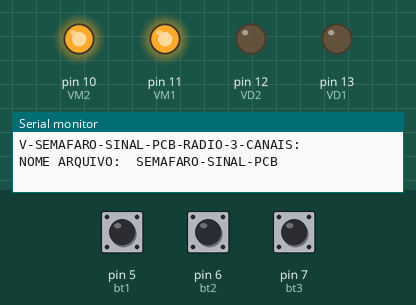
The sketch below on a simulated Arduino Uno, built with avr-gcc and run on an emulated ATmega328P. Shown: output pins drawn as LEDs (lit = HIGH), the last lines printed to the serial monitor. The test bench sets the inputs (shaded band); at power-on: pin 5 (bt1) HIGH, pin 6 (bt2) HIGH, pin 7 (bt3) HIGH.

Above: at 1.5 s.
1.6 s: pin 5 (bt1) pulled LOW for 0.15 s
At 2.4 s:
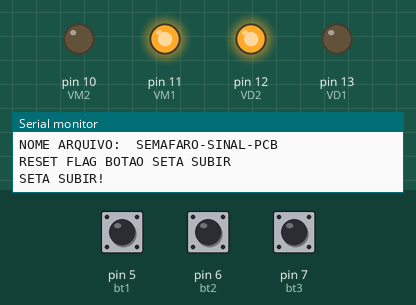
3.3 s: pin 6 (bt2) pulled LOW for 0.15 s
At 4.7 s:
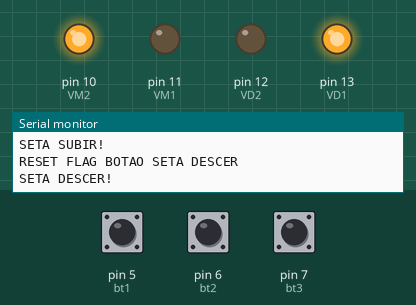
5.0 s: pin 7 (bt3) pulled LOW for 0.15 s
At 5.9 s:
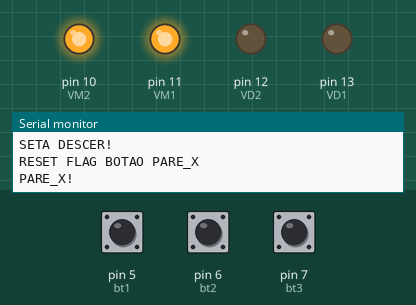
6.7 s: pin 7 (bt3) pulled LOW for 1 s
At 8.7 s:
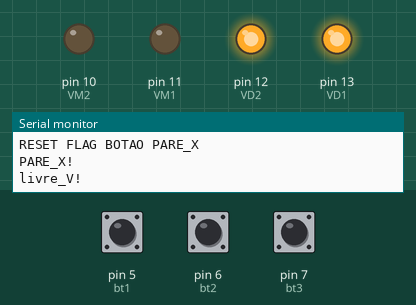
9.4 s: pin 7 (bt3) pulled LOW for 3.2 s
At 13.8 s:
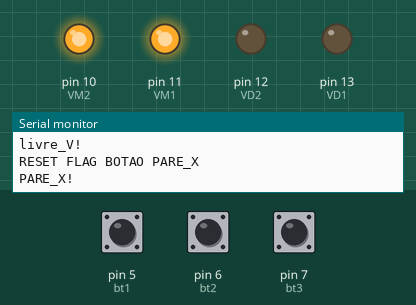
14.2 s: pin 5 (bt1) pulled LOW for 1 s
At 16.0 s:
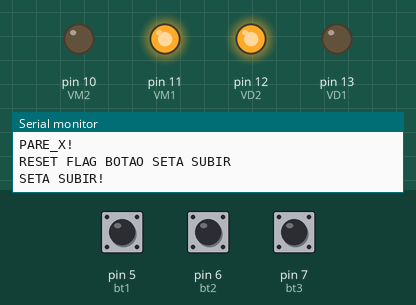
Timing chart, 0 to 17.5 s (numbered marks = the images above; inputs shaded):
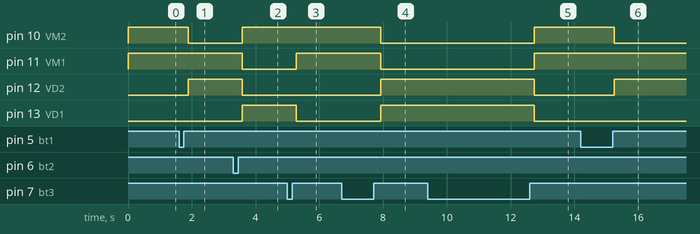

Measured:
- after the input at 1.6 s, pin 10 (VM2): HIGH → LOW after 0.29 s; pin 12 (VD2): LOW → HIGH after 0.29 s
- after the input at 3.3 s, pin 10 (VM2), pin 13 (VD1): LOW → HIGH after 0.28 s; pin 11 (VM1), pin 12 (VD2): HIGH → LOW after 0.28 s
- after the input at 5.0 s, pin 11 (VM1): LOW → HIGH after 0.28 s; pin 13 (VD1): HIGH → LOW after 0.28 s
- after the input at 6.7 s, pin 10 (VM2), pin 11 (VM1): HIGH → LOW after 1.2 s; pin 12 (VD2), pin 13 (VD1): LOW → HIGH after 1.2 s
- after the input at 9.4 s, pin 10 (VM2), pin 11 (VM1): LOW → HIGH after 3.3 s; pin 12 (VD2), pin 13 (VD1): HIGH → LOW after 3.3 s
- after the input at 14.2 s, pin 10 (VM2): HIGH → LOW after 1.0 s; pin 12 (VD2): LOW → HIGH after 1.0 s

The sketch:

SEMAFARO-SINAL-PCB.ino
```cpp
/* === APRESENTAÇÃO: ===============================================================
Projeto: Display BALANÇA RODOVIÁRIA
  CONTROLADOR SERVIDOR
    |- 1 SEMÁFARO
    |- ACIONADO POR CENTRAL DE RADIO 3 CANAIS
    |- CANAL 1
    |- CANAL 2
    |- CANAL 3

  CONTROLADOR CLIENTE
    |- 2 SEMÁFARO
    |- ACIONADO POR CENTRAL DE RADIO 3 CANAIS
    |- CANAL 1
    |- CANAL 2
    |- CANAL 3

Sentido A para B
B apresenta ->  VERDE
A apresenta X   VERMELHO
Parada dentro balança
A e B apres X   VERMELHO
Sentido saida A para B  depois de dentro da balança
B apresenta ->  VERDE
A apresenta X   VERMELHO

Sentido B para A
B apresenta X   VERDE
A apresenta <-  VERMELHO
Parada dentro balança
A e B apres X   VERMELHO
Sentido saida B para A  depois de dentro da balança
B apresenta X   VERMELHO
A apresenta <-  VERDE
  A|___________________________B|
/                               \

  Descrição do projeto:
     Servidor com 1 semafáro e central de rádio com 3 canais.
     Cliente com 1 semáfaro recebe comandos do servidor.
     Seleção do digito via rádio.
     Adaptado central de rádio de portão eletrônico.


  Autor: Eng. Stenio Rodrigues
  Data:  Abril de 2021
  versão: 1.0   2 Displays  LED 16x32 + 2 arduinos + radio 3 vias
          1.1   2 Displays  RGB 16x32 + 2 arduinos + radio 3 vias
          1.2   2 Semáforos 35 leds   + 1 PCB+328P + radio 3 vias

      OBJETIVO:
      NOTA:
      // SERVIDOR E CLIENTE ENTRADAS
      bt1  // ENTRADA VERDE SAIDA VERMELHO
      bt2  // ENTRADA VERMELHO SAIDA VERDE
      bt3  // VERNELHO GERAL
   2X bt3  // VERDE GERAL
   3X bt3  // DESLIGADO

*/
// === --- Bibliotecas Auxiliares --- ==============================================
  // --- Bibliotecas Auxiliares ---

// === --- Mapeamento de Hardware --- ==============================================
  // --- Mapeamento de Hardware ---
  // definindo botoes
  #define bt1 5 // SUBIR
  #define bt2 6 // DESCER
  #define bt3 7 // X

  #define VM2 10 // VERMELHO 2
  #define VM1 11 // VERMELHO 1
  #define VD2 12 // VERDE-2
  #define VD1 13 // VERDE-1

// === --- Instâncias --- ==========================================================
  // --- Instâncias ---

// === --- Protótipo das Funções --- ===============================================
  // --- Protótipo das Funções ---
  void livre_V();     // acende todos leds verdes
  void seta_subir();  // acende leds vm1 e vd 2
  void seta_descer(); // acende leds vm2 e vd 1
  void pare_X();     // acende todos leds vermelhos
  void off_X();     // acende todos leds vermelhos

// === --- Variáveis Globais --- ===================================================
  // --- Variáveis Globais ---
  int cont=0; // vairiavel que conta quantas vezes precionado botao 3
  // definindo variaiveis marcadoras de status botoes
    unsigned int duty1 = 1;
    static boolean flag4 = 0, // Variáveis globais que memorizam mudança de estado
    flag5 = 0,
    flag6 = 0;                // dos canais de entrada da central de rádio
  // variaveis marcadores de digitos
  int pos_dig = 0;
  int dig_0 = 0;

  // variaveis tempo

  // variaveis eprom

  // variaveis de contagem de ciclo

// === --- Configurações Iniciais --- ==============================================
  // --- Configurações Iniciais ---
  void setup() {
      Serial.begin(9600);

      Serial.println("V-SEMAFARO-SINAL-PCB-RADIO-3-CANAIS:");
      Serial.print("NOME ARQUIVO:  ");
      Serial.print("SEMAFARO-SINAL-PCB");
      Serial.println(" ");

      pinMode(bt1, INPUT_PULLUP); // SETA SUBIR
      pinMode(bt2, INPUT_PULLUP); // SETA DESCER
      pinMode(bt3, INPUT_PULLUP); // X

      pinMode(VM2, OUTPUT); //
      pinMode(VM1, OUTPUT); //
      pinMode(VD1, OUTPUT); //
      pinMode(VD2, OUTPUT); //

      digitalWrite(VM2, HIGH);
      digitalWrite(VM1, HIGH);
      delay(100);
      digitalWrite(VD1, LOW);
      digitalWrite(VD2, LOW);
      delay(200);
                            // wait for a second

  } //end setup

// === --- Loop Infinito --- =======================================================
  // --- Loop Infinito ---
  void loop() {
      readKey();
      delay(100);
      //delay(1000);
      //seta_subir();
      //delay(1000);
      //seta_descer();
     // delay(1000);
  } //end loop

 // === readKey =====================================================================
    void readKey() {
        static boolean flag1 = 0, flag2 = 0, flag3 = 0; // teste local
        /* teste estado botão
            Se botao alto testar se foi a primeira vez.
            Use flag3 para saber se houve mudança de estado se sim flag3 ==1,
            se nao houve mudança de estado flag3==0

            Se botao baixo teste se foi a primeira vez.
            Use flag1 para saber se houve mudança de estado se sim flag1 ==1,
            se nao houve mudança de estado flag1==0

            Logo, existirá sempre a comparação se ouve mudança de alto para baixo
            por isso usa-se o flag4 como confirmador de mudança de estado.

            Essa solução busca contornar o uso de interrupção devido a conflitos
            com outras bibliotecas aplicadas em outros projetos, busco padronizar
            a leitura de botões com essa solução.*/

        if (digitalRead(bt1)) {
            if (flag4 == 1) {
                Serial.println("SETA SUBIR!  "); // debug via serial
                delay(25);
                seta_subir();
                cont = 0;
            }
            flag1 = 0x01;
            flag4 = 0x00; // teste memoria de outros testes
            delay(10);
        }
        if (!digitalRead(bt1) && flag1) {
            flag1 = 0x00;
            flag4 = 0x01;
            Serial.println("RESET FLAG BOTAO SETA SUBIR");
            delay(10);
        }

        if (digitalRead(bt2)) {
            if (flag5 == 1) {
                Serial.println("SETA DESCER!  ");
                delay(25);
                seta_descer();
                cont = 0;
            }
            flag2 = 0x01;
            flag5 = 0x00; // teste memoria de outros testes
            delay(10);
        }
        if (!digitalRead(bt2) && flag2) {
            flag2 = 0x00;
            flag5 = 0x01;
            Serial.println("RESET FLAG BOTAO SETA DESCER");
            delay(10);
        }

        if (digitalRead(bt3)) {
            if (flag6 == 1) {
                Serial.println("PARE_X!  ");
                delay(25);
                pare_X();
                cont=cont+1;
            }
            if (flag6 == 1 && cont >= 2) {
                Serial.println("livre_V!  ");
                delay(25);
                livre_V();
                cont=0;
            }

            flag3 = 0x01;
            flag6 = 0x00; // teste memoria de outros testes
            delay(10);
        }
        if (!digitalRead(bt3) && flag3) {
            flag3 = 0x00;
            flag6 = 0x01;
            Serial.println("RESET FLAG BOTAO PARE_X");
            delay(10);
        }
    } // readKey

// === seta_subir =============================================================

  void seta_subir(){
    delay(1);
      digitalWrite(VM2, LOW);
      digitalWrite(VM1, HIGH);
      digitalWrite(VD1, LOW);
      digitalWrite(VD2, HIGH);
      delay(100);

  }// fim seta subir

// === seta_descer =============================================================
  void seta_descer(){
   delay(1);
      digitalWrite(VM2, HIGH);
      digitalWrite(VM1, LOW);
      digitalWrite(VD1, HIGH);
      digitalWrite(VD2, LOW);
      delay(100);

  }// fim seta descer

// === pare_X =============================================================
  void pare_X(){
   delay(1);
      digitalWrite(VM2, HIGH);
      digitalWrite(VM1, HIGH);
      digitalWrite(VD1, LOW);
      digitalWrite(VD2, LOW);
      delay(100);
  }// fim pare_X
// === pare_X =============================================================
  void livre_V(){
   delay(1);
      digitalWrite(VM2, LOW);
      digitalWrite(VM1, LOW);
      digitalWrite(VD1, HIGH);
      digitalWrite(VD2, HIGH);
      delay(100);
  }// fim livre_V
  // === off_X =============================================================
  void off_X(){
   delay(1);
      digitalWrite(VM2, LOW);
      digitalWrite(VM1, LOW);
      digitalWrite(VD1, LOW);
      digitalWrite(VD2, LOW);
      delay(100);
  }// fim off_X
```
